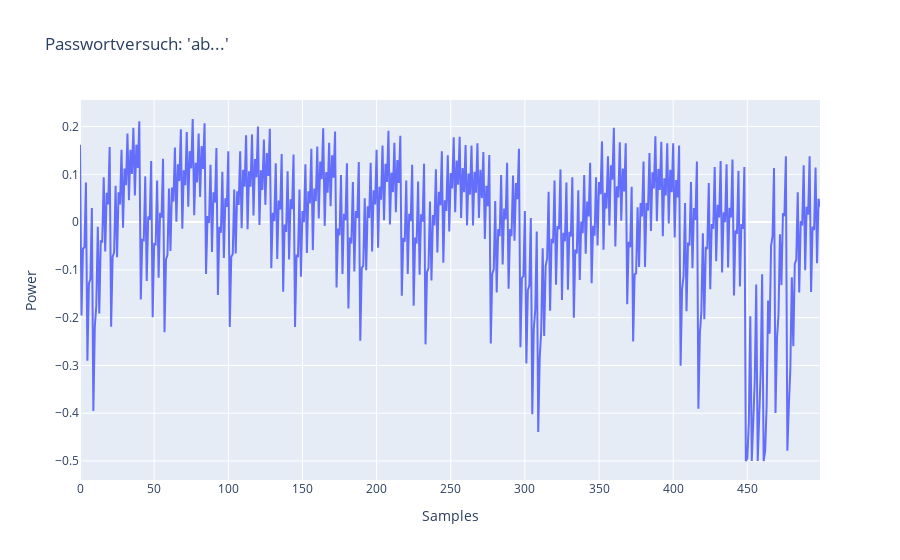

Notebook code for this chart:
### Code cell
fig = pgo.Figure()
fig.add_trace(pgo.Scatter(y=data[2]["trace"]))
fig.layout.title = "Passwortversuch: 'ab...'"
fig.update_layout(xaxis_title="Samples", yaxis_title="Power")
fig.show()

plotly.io.write_image(fig, "/home/stefan/Downloads/hackerkiste 5.png", width=1920, height=800)

### Figure 1 — Plotly figure (JSON) as saved in the notebook; plotly's stock layout.template omitted (floating-point values rounded to 4 significant figures; data arrays with more than 128 entries replaced by an {"elided": "..."} marker saying what was removed)
{"data": [{"type": "scatter", "y": {"elided": "500 float values"}}], "layout": {"title": {"text": "Passwortversuch: 'ab...'"}, "xaxis": {"title": {"text": "Samples"}}, "yaxis": {"title": {"text": "Power"}}}}
